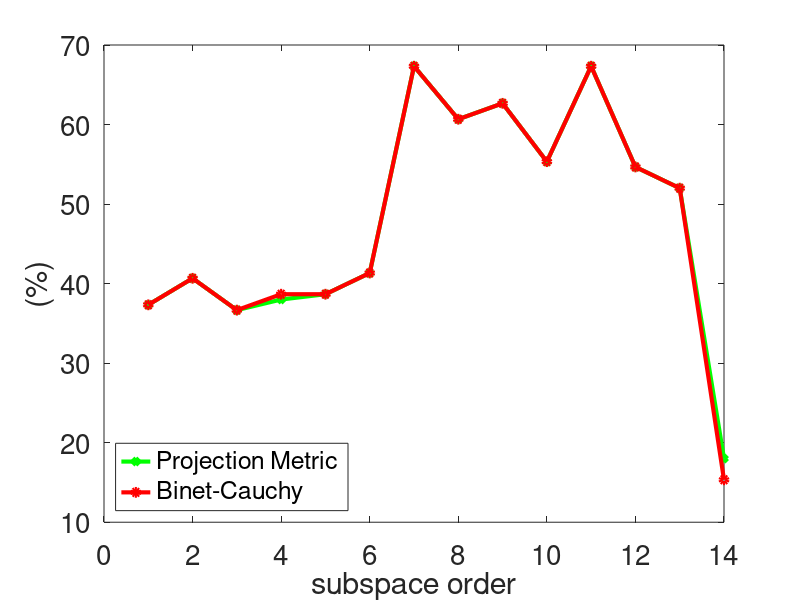

MATLAB code to generate this figure:
clear all
clc
close all

%% One Grassmann Point per video. NN
p=1:14;

PM = [37.3333   40.6667   36.6667   38.0000   38.6667   41.3333   67.3333   60.6667   62.6667   55.3333   67.3333   54.6667   52.0000   18.0000];
BC = [37.3333   40.6667   36.6667   38.6667   38.6667   41.3333   67.3333   60.6667   62.6667   55.3333   67.3333   54.6667   52.0000   15.3333];


plot(p,PM, '-gd', 'LineWidth',3,'MarkerSize',5);
hold on
plot(p,BC, '-ro', 'LineWidth',3,'MarkerSize',5);
legend('Projection Metric','Binet-Cauchy','Location', 'southwest');
%title('Grassmann Manifolds','FontSize',30)
ylabel('(%)','FontSize',20)
xlabel('subspace order','FontSize',20)
set(gca,'FontSize',20); 

%Home
%print('/media/johanna/HD1T/latex-svn/study-paper-report/v3/images/Grass_varying_p_NN', '-dpng','-r300');

%% One Grassmann Point per video. SVM
% figure
% PM_svm = [ 30.0000   34.0000   38.0000   36.6667   35.3333   30.6667   38.0000   50.6667   47.3333   46.0000   27.3333   34.0000   32.6667   16.6667];
% BC_svm = [ 34.0000   38.6667   40.0000   38.6667   40.6667   26.6667   26.0000   54.6667   56.6667   53.3333   35.3333   32.6667   38.0000   16.6667];
% plot(p,PM_svm, '-cd', 'LineWidth',3,'MarkerSize',5);
% hold on
% plot(p,BC_svm, '-mo', 'LineWidth',3,'MarkerSize',5);
% legend('Projection Metric','Binet-Cauchy','Location', 'southwest');
% ylabel('(%)','FontSize',20)
% xlabel('subspace order','FontSize',20)
% set(gca,'FontSize',20); 
% %Home
% print('/media/johanna/HD1T/latex-svn/study-paper-report/v3/images/Grass_varying_p_SVM', '-dpng','-r300');
% 
